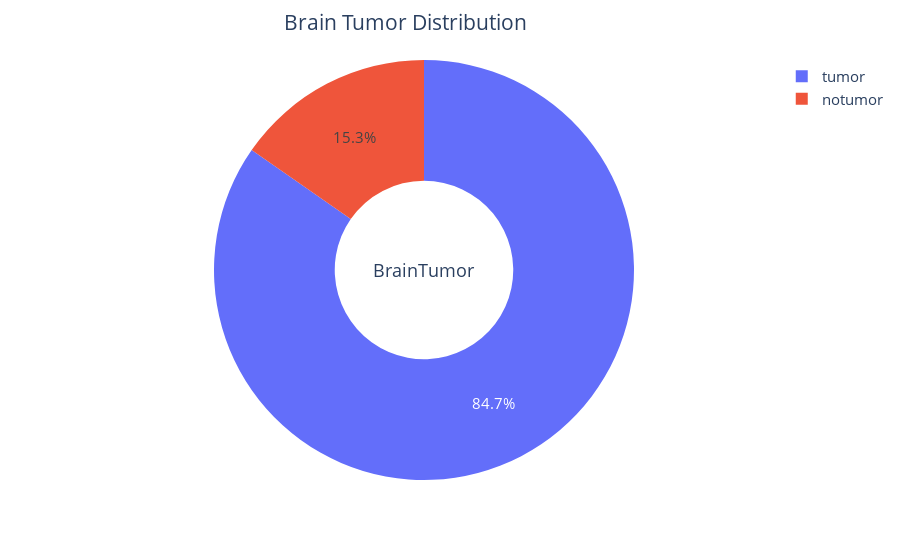

Notebook code for this chart:
### Code cell
fig=px.pie(values = [926+937+901, 500], names=['tumor','notumor'],hole=0.425)
fig.update_layout(title='Brain Tumor Distribution',font_size=15,title_x=0.45,annotations=[dict(text='BrainTumor',font_size=18, showarrow=False,height=800,width=700)])
fig.update_traces(textfont_size=15,textinfo='percent')
fig.show()

### Figure 1 — Plotly figure (JSON) as saved in the notebook; plotly's stock layout.template omitted (floating-point values rounded to 4 significant figures)
{"data": [{"domain": {"x": [0, 1], "y": [0, 1]}, "hole": 0.425, "hovertemplate": "label=%{label}<br>value=%{value}<extra></extra>", "labels": ["tumor", "notumor"], "legendgroup": "", "name": "", "showlegend": true, "textfont": {"size": 15}, "textinfo": "percent", "type": "pie", "values": [2764, 500]}], "layout": {"annotations": [{"font": {"size": 18}, "height": 800, "showarrow": false, "text": "BrainTumor", "width": 700}], "font": {"size": 15}, "legend": {"tracegroupgap": 0}, "margin": {"t": 60}, "title": {"text": "Brain Tumor Distribution", "x": 0.45}}}
